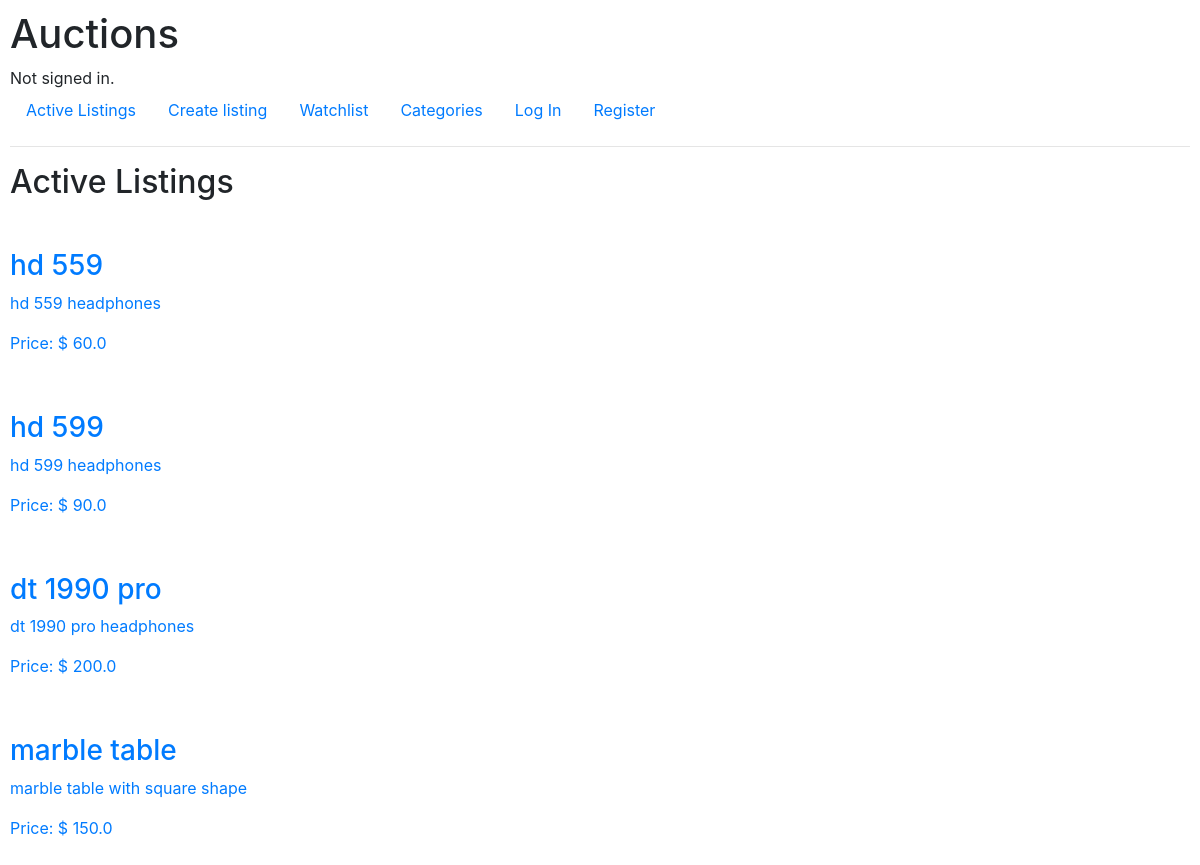
The page / on the database its author committed.
### auctions/models.py (models this page shows, shortened)
class Listing(models.Model):
    title = models.CharField(max_length=200)
    description = models.CharField(max_length=2000)
    imageURL = models.URLField()
    basePrice = models.FloatField(default=1)
    isClosed = models.BooleanField(default=False)
    category = models.ForeignKey(
        'Category', on_delete=models.CASCADE, related_name='listings')
    user = models.ForeignKey(
        User, on_delete=models.CASCADE, related_name='listings')

### auctions/views.py (the view)
# urls.py: path("", views.index, name="index"),
def index(request, setting=None, category=None):
    for listing in Listing.objects.all():
        if listing.bids.all():
            listing.basePrice = listing.bids.last().price
    if not setting:
        listings = Listing.objects.filter(isClosed=False)
    elif setting == 'watchlist':
        listings = request.user.watchListings.all()
    elif setting == 'categories':
        listings = Listing.objects.filter(
            category=Category.objects.get(name=category))
    return render(request, "auctions/index.html", {
        'listings': listings
    })

### auctions/templates/auctions/index.html (shortened to what this page needs)
{% extends "auctions/layout.html" %}
{% block body %}
    <h2>Active Listings</h2>
    {% for listing in listings %}
        <a href="{% url 'listing' listing.pk %}">
            <article>
                <aside>
                    <figure>
                    </figure>
                </aside>
                <section>
                    <h3>{{ listing.title }}</h3>
                    <p>{{ listing.description }}</p>
                    <p>
                        Price: $ {{ listing.basePrice }}
                    </p>
                </section>
            </article>
        </a>
    {% empty %}
        No listing
    {% endfor %}
{% endblock %}

### auctions/templates/auctions/layout.html (shortened to what this page needs)
{% load static %}
<!DOCTYPE html>
<html lang="en">
    <head>
        <link rel="stylesheet" href="https://stackpath.bootstrapcdn.com/bootstrap/4.4.1/css/bootstrap.min.css">
        <link href="{% static 'auctions/styles.css' %}" rel="stylesheet">
    </head>
    <body>
        <h1>Auctions</h1>
        <div>
            {% if user.is_authenticated %}
                Signed in as <strong>{{ user.username }}</strong>.
            {% else %}
                Not signed in.
            {% endif %}
        </div>
        <ul class="nav">
            <li class="nav-item">
                <a class="nav-link" href="{% url 'index' %}">Active Listings</a>
            </li>
            <li class="nav-item">
                <a href="{% url 'create' %}" class="nav-link">Create listing</a>
            </li>
            <li class="nav-item">
                <a href="{% url 'watchList' %}" class="nav-link">Watchlist</a>
            </li>
            <li class="nav-item">
                <a href="{% url 'categories' %}" class="nav-link">Categories</a>
            </li>
            {% if user.is_authenticated %}
                <li class="nav-item">
                    <a class="nav-link" href="{% url 'logout' %}">Log Out</a>
                </li>
            {% else %}
                <li class="nav-item">
                    <a class="nav-link" href="{% url 'login' %}">Log In</a>
                </li>
                <li class="nav-item">
                    <a class="nav-link" href="{% url 'register' %}">Register</a>
                </li>
            {% endif %}
        </ul>
        <hr>
        {% block body %}
        {% endblock %}
    </body>
</html>

### auctions/static/auctions/styles.css (style rules this page uses)
body { padding: 10px; }

### rows shown on the page
Listing: title "hd 559", description "hd 559 headphones", basePrice "60.0"
Listing: title "hd 599", description "hd 599 headphones", basePrice "90.0"
Listing: title "dt 1990 pro", description "dt 1990 pro headphones", basePrice "200.0"
Listing: title "marble table", description "marble table with square shape", basePrice "150.0"
